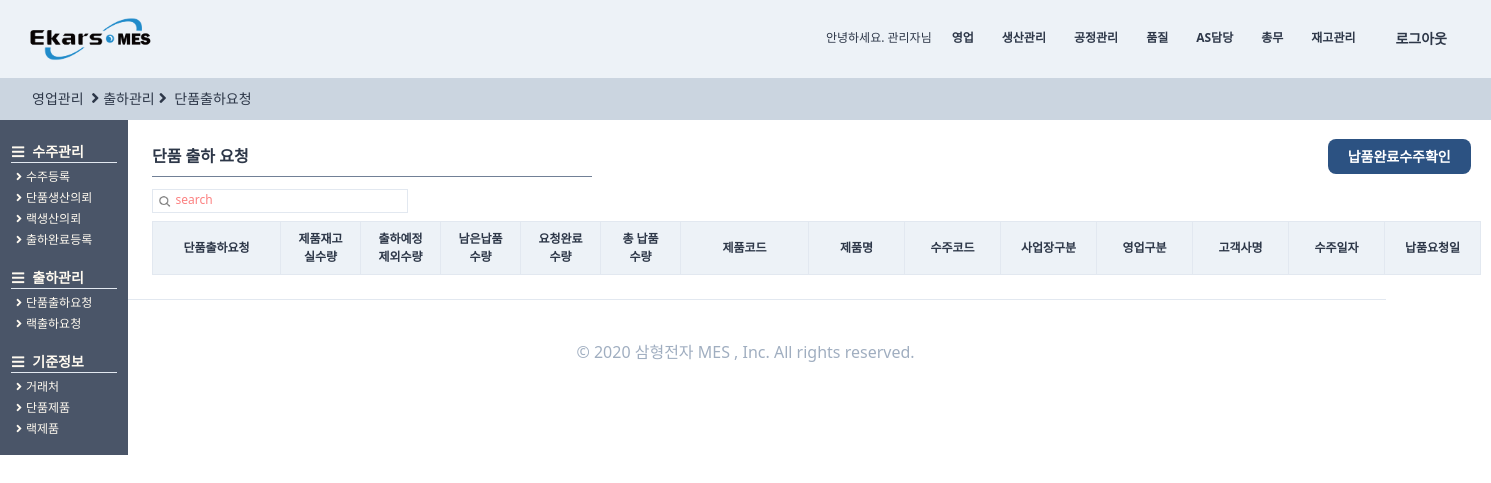
Page /stocksingle/ordersingleout/ (signed in) on the earlier database version.
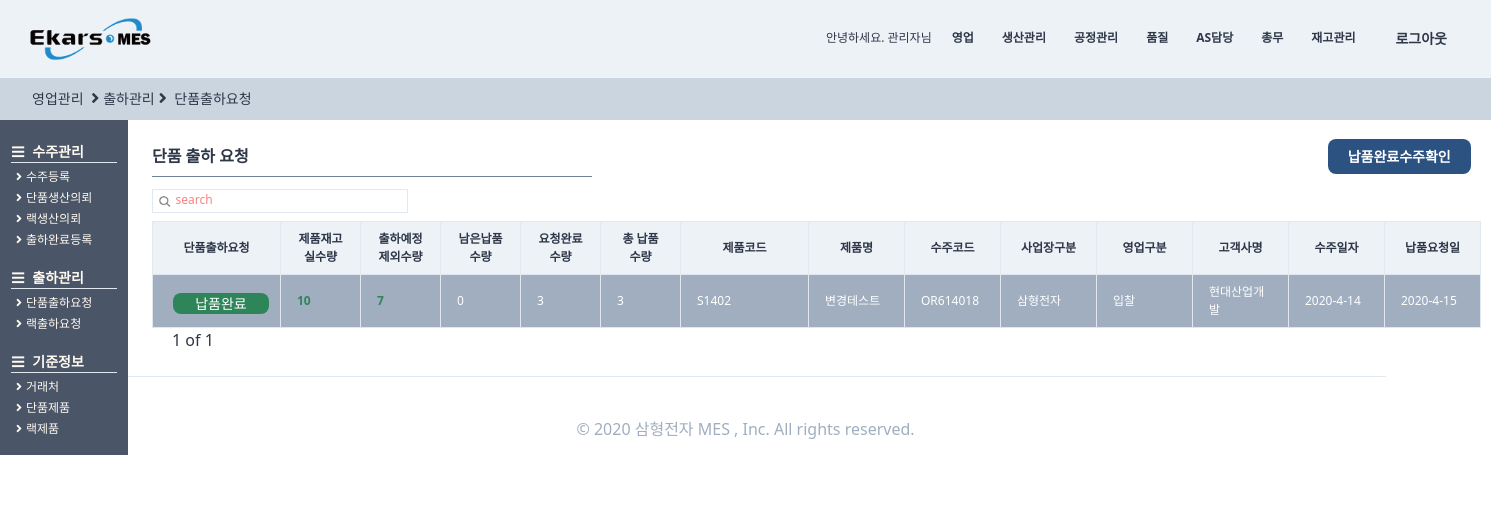
Same page on the later database version.
### users/models.py (models this page shows, shortened)
class Part(TimeStampedModel):
    해당회사 = models.ForeignKey(
        "Company", related_name="Part", on_delete=models.CASCADE, null=True
    )
    부서명 = models.CharField(max_length=12, null=True, blank=True)
    class Meta:
        verbose_name = "부서"
        verbose_name_plural = "부서"

### orders/models.py (models this page shows, shortened)
class OrderRegister(TimeStampedModel):
    입찰 = "입찰"
    대리점 = "대리점"
    AS = "A/S"
    내부계획 = "내부계획"
    월별생산계획 = "월별생산계획"
    영업구분_CHOICES = (
        (입찰, "입찰"),
        (대리점, "대리점"),
        (AS, "A/S"),
        (내부계획, "내부계획"),
        (월별생산계획, "월별생산계획"),
    )
    삼형전자 = "삼형전자"
    엠에스텔레콤 = "엠에스텔레콤"
    사업장구분_CHOICES = (
        (삼형전자, "삼형전자"),
        (엠에스텔레콤, "엠에스텔레콤"),
    )
    출하완료 = "출하완료"
    출하미완료 = "출하미완료"
    출하구분_CHOICES = (
        (출하완료, "출하완료"),
        (출하미완료, "출하미완료"),
    )
    단품 = "단품"
    랙 = "랙"
    제품구분_CHOICES = (
        (단품, "단품"),
        (랙, "랙"),
    )
    랙생산의뢰 = models.ForeignKey(
        "self", related_name="단품생산의뢰", on_delete=models.SET_NULL, null=True, blank=True
    )
    작성자 = models.ForeignKey(
        users_models.User,
        related_name="수주등록",
        on_delete=models.SET_NULL,
        null=True,
        blank=True,
    )
    수주코드 = models.CharField(max_length=50)
    영업구분 = models.CharField(choices=영업구분_CHOICES, max_length=10, blank=True, default=입찰)
    제품구분 = models.CharField(choices=제품구분_CHOICES, max_length=10, blank=True, default=단품)
    사업장구분 = models.CharField(
        choices=사업장구분_CHOICES, max_length=10, blank=True, default=삼형전자
    )
    수주일자 = models.DateField(auto_now=False, auto_now_add=False)
    고객사명 = models.ForeignKey(
        SI_models.CustomerPartner,
        related_name="수주등록",
        on_delete=models.SET_NULL,
        null=True,
        blank=True,
    )
    현장명 = models.CharField(max_length=50, null=True)
    납품요청일 = models.DateField(auto_now=False, auto_now_add=False, blank=True, null=True)
    납품수량 = models.IntegerField()
    특이사항 = models.TextField(blank=True)
    단품모델 = models.ForeignKey(
        SI_models.SingleProduct,
        related_name="수주등록",
        on_delete=models.SET_NULL,
        null=True,
        blank=True,
    )
    랙모델 = models.ForeignKey(
        SI_models.RackProduct,
        related_name="수주등록",
        on_delete=models.SET_NULL,
        null=True,
        blank=True,
    )
    출하구분 = models.CharField(
        choices=출하구분_CHOICES, max_length=10, blank=True, default=출하미완료
    )
    랙조립도면 = models.FileField(
        upload_to="blueprint", blank=True, null=True, help_text="랙 수주의 경우 조립도면을 첨부해주세요."
    )
    class Meta:
        verbose_name = "수주등록"
        verbose_name_plural = "수주등록"
    def singlestock(self):
        return self.단품모델.단품재고.실수량
    def singlestockincludeexception(self):
        return self.단품모델.단품재고.출하요청제외수량
    def leftsingle(self):
        left = 0
        try:
            for q in self.단품출하요청.all():
                left += q.출하요청수량
        except:
            pass
        return left
    def needtoout(self):
        needtoout = self.납품수량 - self.leftsingle()
        return needtoout

### stocksingle/models.py (models this page shows, shortened)
class StockOfSingleProduct(TimeStampedModel):
    단품 = models.OneToOneField(
        SI_models.SingleProduct, related_name="단품재고", on_delete=models.CASCADE
    )
    실수량 = models.IntegerField(null=True, blank=True, default=0)
    입고요청포함수량 = models.IntegerField(null=True, blank=True, default=0)
    출하요청제외수량 = models.IntegerField(null=True, blank=True, default=0)
    class Meta:
        verbose_name = "단품재고"
        verbose_name_plural = "단품재고"

class StockOfSingleProductOutRequest(TimeStampedModel):
    수주AS_CHOICES = (("수주", "수주"), ("AS", "AS"))
    수주AS = models.CharField(
        choices=수주AS_CHOICES, max_length=10, default="수주", null=True, blank=True,
    )
    단품 = models.ForeignKey(
        SI_models.SingleProduct,
        related_name="단품출하요청",
        on_delete=models.CASCADE,
        null=True,
        blank=True,
    )
    수주 = models.ForeignKey(
        orders_models.OrderRegister,
        related_name="단품출하요청",
        on_delete=models.CASCADE,
        null=True,
        blank=True,
    )
    AS = models.ForeignKey(
        AS_models.ASVisitContents,
        related_name="단품출하요청",
        on_delete=models.CASCADE,
        null=True,
        blank=True,
    )
    고객사 = models.ForeignKey(
        SI_models.CustomerPartner,
        related_name="단품출하요청",
        on_delete=models.SET_NULL,
        null=True,
        blank=True,
    )
    수취인 = models.CharField(max_length=12, null=True, blank=True)
    수취인주소 = models.CharField(max_length=100, null=True, blank=True)
    연락처 = models.CharField(max_length=50, null=True, blank=True)
    출하요청수량 = models.IntegerField()
    출하요청자 = models.ForeignKey(
        users_models.User, related_name="단품출하요청", on_delete=models.SET_NULL, null=True,
    )
    출하요청일 = models.DateField(auto_now=False, auto_now_add=True)
    출하희망일 = models.DateField(auto_now=False, auto_now_add=False, null=True, blank=True)
    class Meta:
        verbose_name = "단품출하요청"
        verbose_name_plural = "단품출하요청"

### StandardInformation/models.py (models this page shows, shortened)
class SingleProduct(TimeStampedModel):
    작성자 = models.ForeignKey(
        "users.User", related_name="단품제품작성자", on_delete=models.SET_NULL, null=True
    )
    작성일 = models.DateField(auto_now=True, auto_now_add=False)
    모델코드 = models.CharField(max_length=80, blank=True)
    모델명 = models.CharField(max_length=30, blank=True)
    규격 = models.CharField(max_length=80, blank=True)
    단위 = models.CharField(max_length=10, blank=True)
    단가 = models.IntegerField(null=True)
    class Meta:
        verbose_name = "단품제품"
        verbose_name_plural = "단품제품"

class CustomerPartner(TimeStampedModel):
    고객 = "고객"
    대리점 = "대리점"
    공급처 = "공급처"
    거래처_CHOICES = (
        (고객, "고객"),
        (대리점, "대리점"),
        (공급처, "공급처"),
    )
    고객작성자 = models.ForeignKey(
        "users.User", related_name="고객거래처작성자", on_delete=models.SET_NULL, null=True
    )
    작성일 = models.DateField(auto_now=True, auto_now_add=False)
    거래처구분 = models.CharField(choices=거래처_CHOICES, max_length=4, default=공급처)
    거래처코드 = models.CharField(max_length=50, null=True)
    거래처명 = models.CharField(max_length=70, null=True)
    사업자등록번호 = models.CharField(max_length=50, null=True)
    고객담당자 = models.ForeignKey(
        "users.User", related_name="고객거래처담당자", on_delete=models.SET_NULL, null=True
    )
    연락처 = models.CharField(max_length=50, blank=True)
    이메일 = models.EmailField(max_length=254)
    사업장주소 = models.CharField(max_length=70, blank=True, null=True)
    사업자등록증첨부 = models.FileField(blank=True, null=True)
    특이사항 = models.TextField(blank=True, null=True)
    사용여부 = models.BooleanField(default=False)
    class Meta:
        verbose_name = "고객"
        verbose_name_plural = "고객"
    def __str__(self):
        return self.거래처명

### stocksingle/views.py (the view, shortened to what this page needs)
# urls.py: path("ordersingleout/", views.ordersingleout, name="ordersingleout"),
def ordersingleout(request):
    user = request.user
    search = request.GET.get("search")
    if search is None:
        order = (
            OR_models.OrderRegister.objects.filter(제품구분="단품")
            .filter(작성자=user)
            .filter(출하구분="출하미완료")
            .order_by("-created")
        )
        s_bool = False
    pagediv = 7
    totalpage = int(math.ceil(len(order) / pagediv))
    paginator = Paginator(order, pagediv, orphans=0)
    page = request.GET.get("page", "1")
    order = paginator.get_page(page)
    nextpage = int(page) + 1
    previouspage = int(page) - 1
    notsamebool = True
    nonpage = False
    if totalpage == 0:
        nonpage = True
    if int(page) == totalpage:
        notsamebool = False
    if (search is None) or (search == ""):
        search = "search"
    return render(
        request,
        "stocksingle/ordersingleout.html",
        {
            "order": order,
            "search": search,
            "page": page,
            "totalpage": totalpage,
            "notsamebool": notsamebool,
            "nextpage": nextpage,
            "previouspage": previouspage,
            "s_bool": s_bool,
            "nonpage": nonpage,
            "최종검사완료": "최종검사완료",
            "최종검사의뢰완료": "최종검사의뢰완료",
            "수주등록완료": "수주등록완료",
            "생산의뢰완료": "생산의뢰완료",
            "None": None,
            "no": "",
        },
    )

### users/models.py (called while the page is built)
    def __str__(self):
        return self.first_name

    def lenofpart(self):
        num = self.부서.count()
        return num

### templates/stocksingle/ordersingleout.html (shortened to what the changed rows need)
{%extends "orders/ordershome.html"%}
{%load static%}
{%block main_contens%}
<div class="w-11/12 h-full ml-32 -mt-6 font-normal pt-12 flex flex-row">
    <div class="flex flex-col p-6 w-full ">
        <div class="flex ">
            <div class="flew flex-col">
                <table class="table-fixed font-light text-xs w-full">
                    <thead>
                        <tr>
                            <th class="border bg-gray-200 px-2 py-2   w-32">단품출하요청</th>
                            <th class="border bg-gray-200 px-2 py-2 w-20">제품재고<div>실수량</div>
                            </th>
                            <th class="border bg-gray-200 px-2 py-2 w-20">출하예정<div>제외수량</div>
                            </th>
                            <th class="border bg-gray-200 px-2 py-2 w-20">남은납품<div>수량</div>
                            </th>
                            <th class="border bg-gray-200 px-2 py-2 w-20">요청완료<div>수량</div>
                            </th>
                            <th class="border bg-gray-200 px-4 py-2 w-20 text-xs">총 납품<div>수량</div>
                            </th>
                            <th class="border bg-gray-200 px-4 py-2 w-32">제품코드</th>
                            <th class="border bg-gray-200 px-4 py-2 w-24">제품명</th>
                            <th class="border bg-gray-200 px-4 py-2 w-24">수주코드</th>
                            <th class="border bg-gray-200 px-4 py-2 w-24">사업장구분</th>
                            <th class="border bg-gray-200 px-4 py-2 w-24">영업구분</th>
                            <th class="border bg-gray-200 px-4 py-2 w-24">고객사명</th>
                            <th class="border bg-gray-200 px-4 py-2 w-24">수주일자</th>
                            <th class="border bg-gray-200 px-4 py-2 w-24">납품요청일</th>
                        </tr>
                    </thead>
                    <tbody>
                        {%for list in order%}
                        <tr>
                            <td
                                class="border px-2 py-2 font-bold
                            text-blue-800 justify-center text-center {%if list.needtoout <= 0%} bg-gray-500 text-white{%endif%}">
                                {%if list.needtoout <= 0%}
                                <a href="{%url "orders:endorderforoutforstock" list.pk %}">
                                    <div class="btn-link bg-green-700 hover:bg-teal-800 hover:font-bold mt-1 mb-0 ml-3">
                                        납품완료
                                    </div>
                                </a>
                                {%endif%}
                            </td>
                            <td class="border px-4 py-2
                                {%if list.singlestock < list.needtoout%}
                                text-red-600 font-semibold
                                {%else%}
                                text-green-700 font-semibold
                                {%endif%} {%if list.needtoout <= 0%} bg-gray-500 text-white{%endif%}">
                                {{list.singlestock}}</td>
                            <td class="border px-4 py-2
                                {%if list.singlestockincludeexception < list.needtoout%}
                                text-red-600 font-semibold
                                {%else%}
                                text-green-700 font-semibold
                                {%endif%} {%if list.needtoout <= 0%} bg-gray-500 text-white{%endif%}">
                                {{list.singlestockincludeexception}}</td>
                            <td class="border px-4 py-2 {%if list.needtoout <= 0%} bg-gray-500 text-white{%endif%}">
                                {{list.needtoout}}</td>
                            <td class="border px-4 py-2 {%if list.needtoout <= 0%} bg-gray-500 text-white{%endif%}">
                                {{list.leftsingle}}</td>
                            <td class="border px-4 py-2 {%if list.needtoout <= 0%} bg-gray-500 text-white{%endif%}">
                                {{list.납품수량}}</td>
                            {%if list.제품구분 == "단품"%}
                            <td class="border px-4 py-2 {%if list.needtoout <= 0%} bg-gray-500 text-white{%endif%}">
                                {{list.단품모델.모델코드}}</td>
                            <td class="border px-4 py-2 {%if list.needtoout <= 0%} bg-gray-500 text-white{%endif%}">
                                {{list.단품모델.모델명}}</td>
                            {%else%}
                            <td class="border px-4 py-2 {%if list.needtoout <= 0%} bg-gray-500 text-white{%endif%}">
                                {{list.랙모델.랙시리얼코드}}</td>
                            <td class="border px-4 py-2 {%if list.needtoout <= 0%} bg-gray-500 text-white{%endif%}">
                                {{list.랙모델.랙모델명}}</td>
                            {%endif%}
                            <td
                                class="border px-4 py-2 {%if list.needtoout <= 0%} bg-gray-500 text-white{%endif%}  hover:text-blue-700 hover:font-bold ">
                                <a href="{%url "orders:orderdetail" list.pk %}">
                                    {{list.수주코드}}</a></td>
                            <td class="border px-4 py-2 {%if list.needtoout <= 0%} bg-gray-500 text-white{%endif%}">
                                {{list.사업장구분}}</td>
                            <td class="border px-4 py-2 {%if list.needtoout <= 0%} bg-gray-500 text-white{%endif%}">
                                {{list.영업구분}}</td>
                            <td class="border px-4 py-2 {%if list.needtoout <= 0%} bg-gray-500 text-white{%endif%}">
                                {{list.고객사명}}</td>
                            <td class="border px-4 py-2 {%if list.needtoout <= 0%} bg-gray-500 text-white{%endif%}">
                                {{list.수주일자.year}}-{{list.수주일자.month}}-{{list.수주일자.day}}</td>
                            <td class="border px-4 py-2 {%if list.needtoout <= 0%} bg-gray-500 text-white{%endif%}">
                                {%if list.납품요청일 is None%}
                                {%else%}
                                {{list.납품요청일.year}}-{{list.납품요청일.month}}-{{list.납품요청일.day}}{%endif%}</td>
                        </tr>
                        {%endfor%}
                    </tbody>
                </table>
                {%if nonpage%}
                {%else%}
                <div class="flex ml-2">
                    <span class="mx-3 font-medium  text-base">{{page}} of
                        {{totalpage}}</span>
                </div>
                {%endif%}
            </div>
        </div>
    </div>
</div>
</div>
{%endblock main_contens %}

### templates/partials/navigation.html
{% load static%}
<div class="flex items-center text-sm font-medium h-full w-full  flex-raw justify-end">
        {% if user.is_authenticated %}
        <div class="text-right  text-xs h-5">안녕하세요. {{user}}님</div>
        {% if user.lenofpart > 1 %}
        {% for part in user.부서.all %}
        <div
                class="ml-3 border-b-2 border-transparent h-full flex items-center hover:border-gray-600 font-semibold text-xs">
                <a href="{%url "core:parthome" part.pk %}" class="py-10 px-2">
                        {% if part.부서명 == "자재부" %}
                        재고관리
                        {%else%}
                        <script>
                                var parta = "{{ part.부서명 }}";
                                var result = parta.replace("부", '')
                                document.write(result)
                        </script>
                        {% endif %}
                </a></div>
        {% endfor %}
        {% endif %}
        <div class="nav_link font-semibold ml-3"><a href="{%url "users:logout"%}">로그아웃</a></div>
        {% else %}
        <li class="nav_link"><a href="{%url "users:signup"%}">Sign Up</a></li>
        {% endif %}
</div>

Differences in the rows shown:
added OrderRegister: shows "납품완료", singlestock "10", singlestockincludeexception "7", needtoout "0", leftsingle "3", 납품수량 "3", 단품모델.모델코드 "S1402", 단품모델.모델명 "변경테스트", 수주코드 "OR614018", 사업장구분 "삼형전자", 영업구분 "입찰", 고객사명 "현대산업개발", 수주일자.year "2020", 수주일자.month "4", 수주일자.day "14", 납품요청일.year "2020", 납품요청일.month "4", 납품요청일.day "15"
Other differences:
{{ page }}: (not shown) → "1"
{{ totalpage }}: (not shown) → "1"
text now shown: "of"
